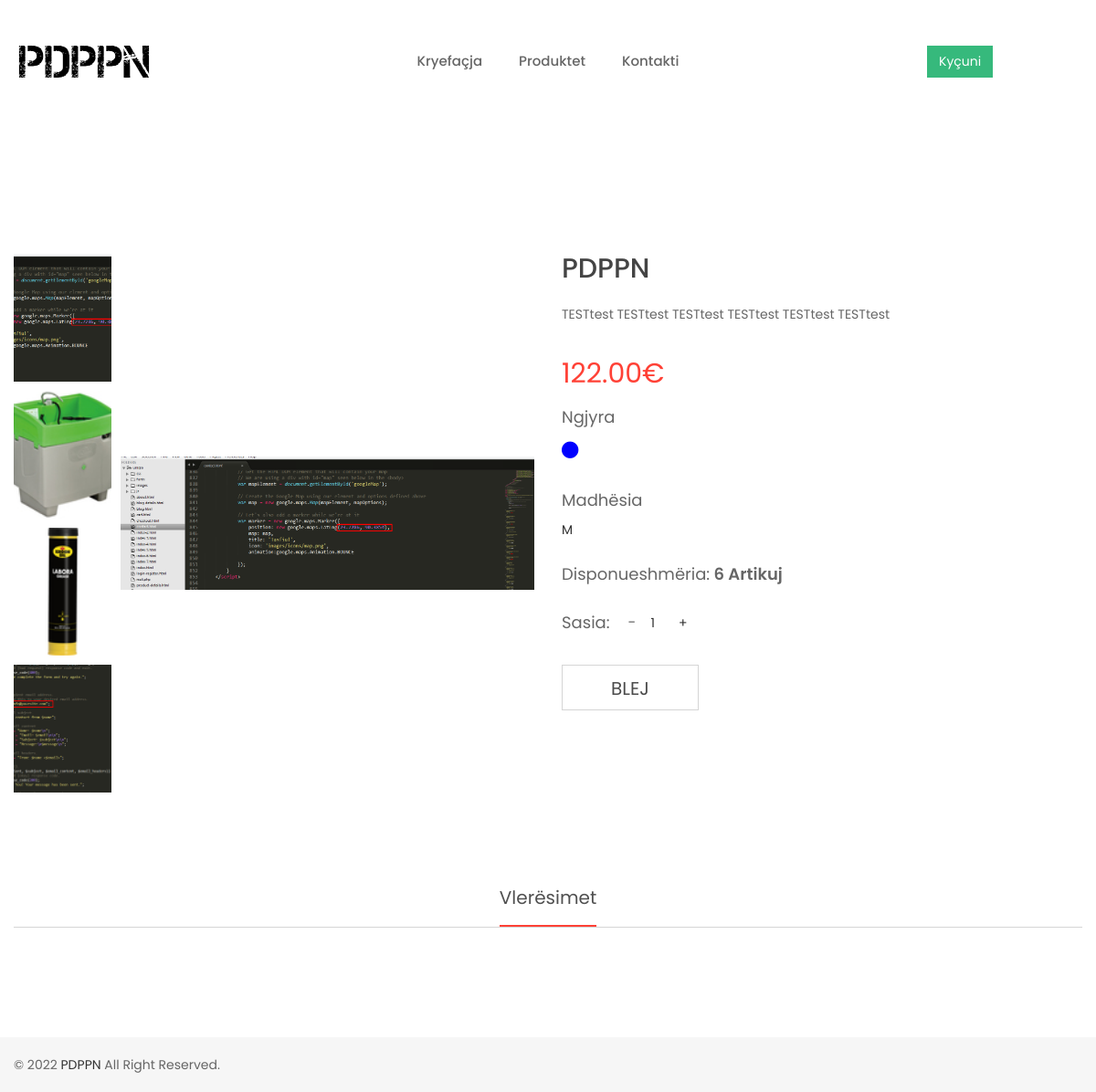
/Perdoruesi/detajeProduktit.php?produktID=18, run on an earlier commit of the app's database.
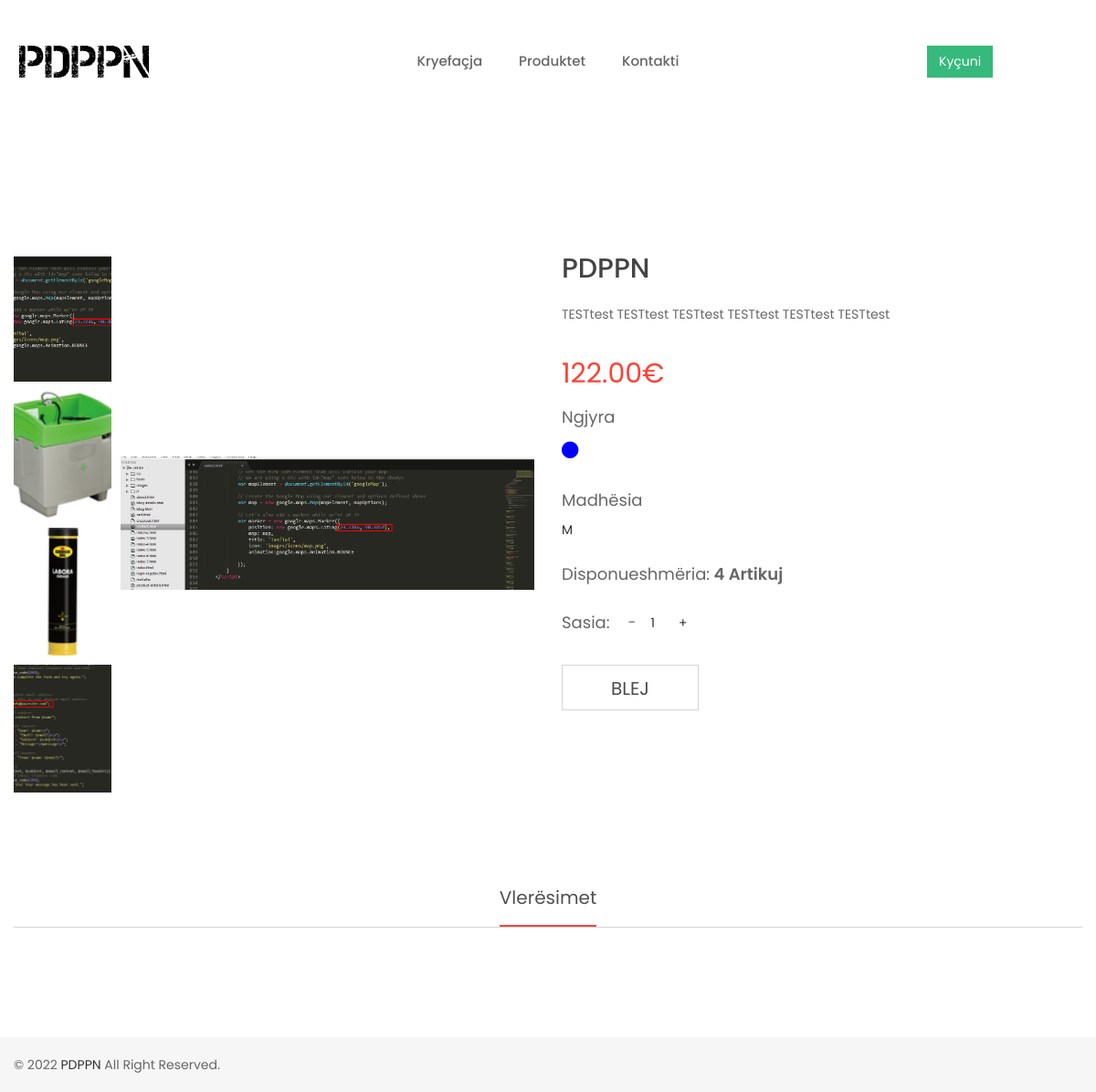
And on a later commit of the database.
### tables this page shows
CREATE TABLE IF NOT EXISTS `produktet` (
  `produktID` int(11) NOT NULL AUTO_INCREMENT,
  `produkti` varchar(150) NOT NULL,
  `imazhi1` varchar(600) NOT NULL,
  `imazhi2` varchar(600) NOT NULL,
  `imazhi3` varchar(600) NOT NULL,
  `imazhi4` varchar(600) NOT NULL,
  `kategoriaID` int(11) NOT NULL,
  `pershkrimi` longtext NOT NULL,
  `qmimi` decimal(15,2) NOT NULL,
  `stoku` int(11) NOT NULL,
  `madhesiaID` int(11) DEFAULT NULL,
  `ngjyraID` int(11) DEFAULT NULL,
  `kompaniaID` int(11) NOT NULL,
  PRIMARY KEY (`produktID`),
  KEY `katForeignKey` (`kategoriaID`),
  KEY `colorForeignKey` (`ngjyraID`),
  KEY `kompaniaForeignKey` (`kompaniaID`),
  KEY `sizeKatForeignkey` (`madhesiaID`)
);

CREATE TABLE IF NOT EXISTS `madhesit` (
  `madhesiaID` int(11) NOT NULL AUTO_INCREMENT,
  `madhesia` varchar(50) NOT NULL,
  `kategoriaID` int(11) NOT NULL,
  PRIMARY KEY (`madhesiaID`),
  KEY `kategoriaMadhesia` (`kategoriaID`)
);

### Perdoruesi/detajeProduktit.php (the view, shortened to what the rows shown need)
<?php include_once('checkSession.php');
$produktID = $_GET['produktID'];
$sql = "SELECT  produktet.produkti, produktet.imazhi1, produktet.imazhi2, produktet.imazhi3, produktet.imazhi4, produktet.pershkrimi, produktet.qmimi, produktet.stoku, madhesit.madhesia, ngjyrat.ngjyra, produktet.kompaniaID
FROM produktet
LEFT OUTER JOIN madhesit ON produktet.madhesiaID=madhesit.madhesiaID
LEFT OUTER JOIN ngjyrat ON produktet.ngjyraID=ngjyrat.ngjyraID
WHERE  produktet.produktID=$produktID";
$query = mysqli_query($con, $sql);
while ($row = mysqli_fetch_assoc($query)) {
    $produkti = $row['produkti'];
    $foto1 = $row['imazhi1'];
    $foto2 = $row['imazhi2'];
    $foto3 = $row['imazhi3'];
    $foto4 = $row['imazhi4'];
    $pershkrimi = $row['pershkrimi'];
    $qmimi = $row['qmimi'];
    $stoku = $row['stoku'];
    $madhesia = $row['madhesia'];
    $ngjyra = $row['ngjyra'];
}
?>
<!doctype html>
<html class="no-js" lang="en">
<head>
    <?php include_once('links.php'); ?>
</head>
<body>
    <div class="wrapper fixed__footer">
        <section class="htc__product__details pt--120 pb--100 bg__white">
            <div class="container" style="margin-top:2%;">
                <div class="row">
                    <div class="col-md-6 col-lg-6 col-sm-12 col-xs-12">
                        <div class="product__details__container">
                            <ul class="product__small__images" role="tablist">
                                <li role="presentation" class="pot-small-img active">
                                    <a href="#img-tab-1" role="tab" data-toggle="tab">
                                        <img src="<?php echo $foto1; ?>" style="object-fit:cover;" width="120" height="140" alt="small-image">
                                    </a>
                                </li>
                                <li role="presentation" class="pot-small-img">
                                    <a href="#img-tab-2" role="tab" data-toggle="tab">
                                        <img src="<?php echo $foto2; ?>" style="object-fit:cover;" width="120" height="140" alt="small-image">
                                    </a>
                                </li>
                                <li role="presentation" class="pot-small-img hidden-xs">
                                    <a href="#img-tab-3" role="tab" data-toggle="tab">
                                        <img src="<?php echo $foto3; ?>" style="object-fit:cover;" width="120" height="140" alt="small-image">
                                    </a>
                                </li>
                                <li role="presentation" class="pot-small-img hidden-xs hidden-sm">
                                    <a href="#img-tab-4" role="tab" data-toggle="tab">
                                        <img src="<?php echo $foto4; ?>" style="object-fit:cover;" width="120" height="140" alt="small-image">
                                    </a>
                                </li>
                            </ul>
                            <div class="product__big__images">
                                <div class="portfolio-full-image tab-content">
                                    <div role="tabpanel" class="tab-pane fade in active product-video-position" id="img-tab-1">
                                        <img src="<?php echo $foto1; ?>" width="440" height="590" style="object-fit:contain;" alt="full-image">
                                    </div>
                                </div>
                            </div>
                        </div>
                    </div>
                    <div class="col-md-6 col-lg-6 col-sm-12 col-xs-12 smt-30 xmt-30">
                        <div class="htc__product__details__inner">
                            <div class="pro__detl__title">
                                <h2 id="produktTitulli"><?php echo $produkti; ?></h2>
                            </div>
                            <div class="pro__details">
                                <p id="pershkrimi"><?php echo $pershkrimi; ?></p>
                            </div>
                            <ul class="pro__dtl__prize">
                                <li id="qmimi"><?php echo $qmimi; ?>€</li>
                            </ul>
                            <?php
                            if ($ngjyra == '0') {
                            } else {
                            ?>
                                <div class="pro__dtl__color">
                                    <h2 class="title__5">Ngjyra</h2>
                                </div>
                            <?php
                            }
                            ?>
                            <?php
                            if ($madhesia == '0') {
                            } else {
                            ?>
                                <div class="pro__dtl__size" id="madhesiaWrap">
                                    <h2 class="title__5">Madhësia</h2>
                                    <ul class="pro__choose__size">
                                        <li>
                                            <h3 id="madhesia"> <?php echo $madhesia; ?></h3>
                                        </li>
                                    </ul>
                                </div>
                            <?php
                            }
                            ?>
                            <?php if ($stoku == 0) {
                                echo '<div class="pro__dtl__size">
                                <h2 class="title__5" style="color: #ff4136!important; font-weight:bold;">Nuk ka në disponim!</h2>
                            </div>';
                                    } else { ?>
                                        <div class="pro__dtl__size">
                                            <h2 class="title__5" ">Disponueshmëria:<strong> <?php echo $stoku; ?> artikuj</strong></h2>
                                        </div>
                                    <form id=" myform" method="POST" action="blejProduktin.php">
                                                <div class="product-action-wrap">
                                                    <div class="prodict-statas"><span>Sasia:</span></div>
                                                    <div class="product-quantity">
                                                        <div class="cart-plus-minus" style="cursor:default;">
                                                            <input style="cursor:default;" class="cart-plus-minus-box" type="number" name="sasia" value="1" min="1" max="<?php echo $stoku; ?>">
                                                        </div>
                                                    </div>
                                                </div>
                                                <ul class="pro__dtl__btn">
                                                    <li class="buy__now__btn"><input type="submit" name="blej" value="Blej" class="regBtn"></li>
                                                </ul>
                                                </form>
                                            <?php } ?>
                                        </div>
                                </div>
                        </div>
                    </div>
        </section>
    </div>
</body>
</html>

What changed in the data, as far as the page shows it:
changed produktet "PDPPN": stoku "6" → "4"
